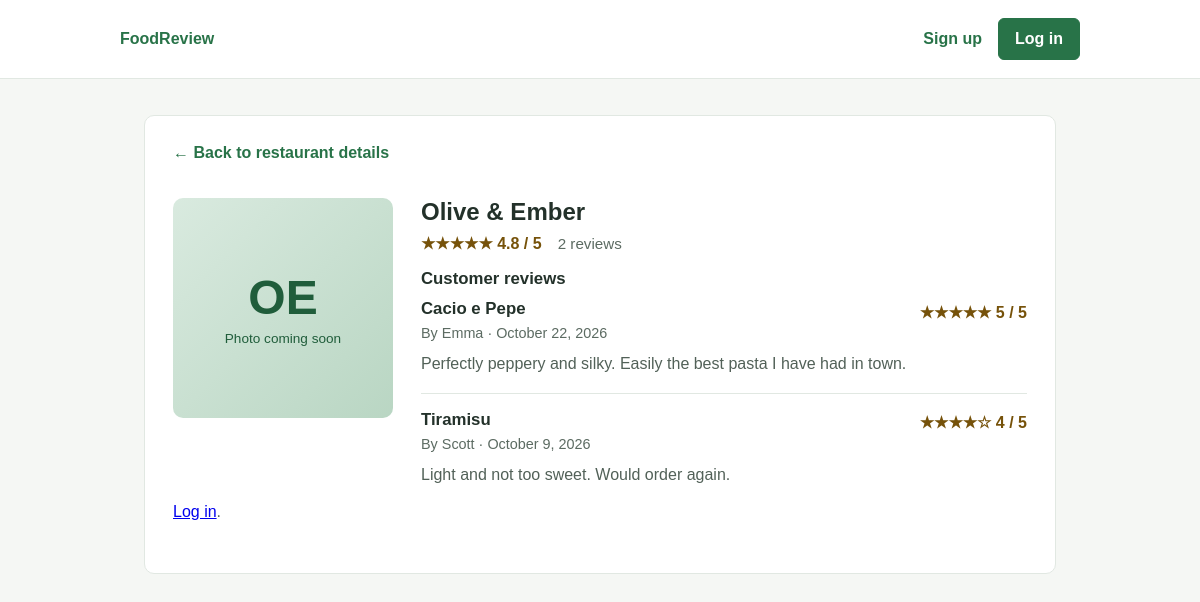
Page /restaurant-reviews.php?restaurant=1 on the committed database.
### tables this page shows
CREATE TABLE restaurants (
    restaurant_id INTEGER PRIMARY KEY,
    owner_user_id INTEGER NOT NULL,
    name VARCHAR(255) NOT NULL,
    cuisine_type VARCHAR(100) NOT NULL,
    price_range VARCHAR(50) NOT NULL CHECK (price_range IN ('$', '$$', '$$$', '$$$$')),
    address VARCHAR(255) NOT NULL,
    city VARCHAR(100) NOT NULL,
    phone VARCHAR(30) NOT NULL,
    avg_rating DECIMAL(3, 2),
    created_at TIMESTAMP NOT NULL DEFAULT CURRENT_TIMESTAMP,
    FOREIGN KEY (owner_user_id) REFERENCES users (user_id)
);

CREATE TABLE review (
    review_id INTEGER PRIMARY KEY,
    user_id INTEGER NOT NULL,
    food_item_id INTEGER NOT NULL,
    rating INTEGER NOT NULL CHECK (rating BETWEEN 1 AND 5),
    comment TEXT,
    created_at TIMESTAMP NOT NULL DEFAULT CURRENT_TIMESTAMP,
    updated_at TIMESTAMP NOT NULL DEFAULT CURRENT_TIMESTAMP,
    FOREIGN KEY (user_id) REFERENCES users (user_id),
    FOREIGN KEY (food_item_id) REFERENCES food_item (food_item_id)
);

CREATE TABLE food_item (
    food_item_id INTEGER PRIMARY KEY,
    restaurant_id INTEGER NOT NULL,
    name VARCHAR(255) NOT NULL,
    description TEXT,
    price DECIMAL(10, 2) NOT NULL,
    category VARCHAR(100) NOT NULL,
    FOREIGN KEY (restaurant_id) REFERENCES restaurants (restaurant_id)
);

CREATE TABLE users (
    user_id INTEGER PRIMARY KEY,
    username VARCHAR(50) NOT NULL UNIQUE,
    first_name VARCHAR(100) NOT NULL,
    last_name VARCHAR(100) NOT NULL,
    email VARCHAR(255) NOT NULL UNIQUE,
    password_hash VARCHAR(255) NOT NULL,
    role VARCHAR(50) NOT NULL CHECK (role IN ('Member', 'Restaurant', 'Admin')),
    created_at TIMESTAMP NOT NULL DEFAULT CURRENT_TIMESTAMP
);

### includes/db.php (called while the page is built, shortened)
<?php
function db(): PDO
{
    static $pdo = null;
    if ($pdo === null) {
        $path = __DIR__ . '/../database/restaurants.db';
        $pdo = new PDO('sqlite:' . $path);
        $pdo->setAttribute(PDO::ATTR_ERRMODE, PDO::ERRMODE_EXCEPTION);
        $pdo->setAttribute(PDO::ATTR_DEFAULT_FETCH_MODE, PDO::FETCH_ASSOC);
        $pdo->exec('PRAGMA foreign_keys = ON');
    }
    return $pdo;
}
function parseId($value): ?int
{
    $id = filter_var($value, FILTER_VALIDATE_INT, ['options' => ['min_range' => 1]]);
    return $id === false ? null : $id;
}

### includes/restaurants.php (called while the page is built, shortened)
<?php
require_once __DIR__ . '/db.php';
function getRestaurant(int $restaurantId): ?array
{
    $statement = db()->prepare(RESTAURANT_SELECT . ' WHERE r.restaurant_id = ?');
    $statement->execute([$restaurantId]);
    return $statement->fetch() ?: null;
}
function ratingStars($rating): string
{
    $fullStars = max(0, min(5, (int) round((float) $rating)));
    return str_repeat('★', $fullStars) . str_repeat('☆', 5 - $fullStars);
}
function formatRating($rating): string
{
    return $rating === null ? 'No ratings yet' : number_format((float) $rating, 1) . ' / 5';
}
function restaurantInitials(string $name): string
{
    $words = array_filter(explode(' ', $name), fn ($word) => ctype_alpha(substr($word, 0, 1)));
    $letters = array_map(fn ($word) => strtoupper(substr($word, 0, 1)), array_slice($words, 0, 2));
    return implode('', $letters);
}

### includes/reviews.php (called while the page is built, shortened)
<?php
require_once __DIR__ . '/db.php';
function getReviewsForRestaurant(int $restaurantId): array
{
    $statement = db()->prepare(REVIEW_SELECT . ' WHERE f.restaurant_id = ? ORDER BY v.created_at DESC');
    $statement->execute([$restaurantId]);
    return $statement->fetchAll();
}
function formatReviewDate(string $timestamp): string
{
    return date('F j, Y', strtotime($timestamp));
}

### includes/auth.php (called while the page is built, shortened)
<?php
require_once __DIR__ . '/db.php';
function currentUser(): ?array
{
    return $_SESSION['user'] ?? null;
}
function isLoggedIn(): bool
{
    return currentUser() !== null;
}
    ?>

### restaurant-reviews.php (the view, shortened to what this page needs)
<?php
require_once 'includes/auth.php';
require_once 'includes/restaurants.php';
require_once 'includes/reviews.php';
$restaurantId = parseId($_GET['restaurant'] ?? null);
$restaurant = $restaurantId === null ? null : getRestaurant($restaurantId);
if ($restaurant === null) {
    http_response_code(404);
    $restaurantReviews = [];
    $foodItems = [];
} else {
    $restaurantReviews = getReviewsForRestaurant($restaurantId);
}
?>
<!DOCTYPE html>
<html lang="en">
<head>
    <link rel="stylesheet" href="css/styles.css">
</head>
<body>
    <?php require_once 'includes/header.php'; ?>
    <main>
        <?php if ($restaurant === null): ?>
            <section class="restaurant-details">
                <h1>Restaurant not found</h1>
                <p class="intro">Choose a restaurant from the list to see its reviews.</p>
                <a class="details-button" href="restaurant-list.php">Back to restaurants</a>
            </section>
        <?php else: ?>
            <article class="restaurant-details">
                <a class="back-link" href="restaurant-details.php?restaurant=<?= $restaurantId ?>">← Back to restaurant details</a>
                <div class="restaurant-layout">
                    <div class="restaurant-image" role="img" aria-label="<?= htmlspecialchars($restaurant['name'], ENT_QUOTES, 'UTF-8') ?> logo placeholder">
                        <span><?= restaurantInitials($restaurant['name']) ?></span>
                        <small>Photo coming soon</small>
                    </div>
                    <div class="restaurant-info">
                        <h1><?= htmlspecialchars($restaurant['name'], ENT_QUOTES, 'UTF-8') ?></h1>
                        <div class="restaurant-stats">
                            <span class="rating" aria-label="Average rating: <?= formatRating($restaurant['rating']) ?>">
                                <?= ratingStars($restaurant['rating']) ?> <?= formatRating($restaurant['rating']) ?>
                            </span>
                            <span class="followers"><?= count($restaurantReviews) ?> review<?= count($restaurantReviews) === 1 ? '' : 's' ?></span>
                        </div>
                        <h2 class="section-label">Customer reviews</h2>
                        <?php if (count($restaurantReviews) === 0): ?>
                            <p class="intro">No reviews yet. Be the first to add one!</p>
                        <?php else: ?>
                            <div class="review-list">
                                <?php foreach ($restaurantReviews as $review): ?>
                                    <article class="review-item">
                                        <div class="review-heading">
                                            <h3><?= htmlspecialchars($review['food_item'], ENT_QUOTES, 'UTF-8') ?></h3>
                                            <span class="rating" aria-label="Rated <?= (int) $review['rating'] ?> out of 5">
                                                <?= ratingStars($review['rating']) ?> <?= (int) $review['rating'] ?> / 5
                                            </span>
                                        </div>
                                        <p class="review-date">
                                            By <?= htmlspecialchars($review['user'], ENT_QUOTES, 'UTF-8') ?> · <?= formatReviewDate($review['created_at']) ?>
                                        </p>
                                        <p class="review-text"><?= htmlspecialchars($review['comment'] ?? '', ENT_QUOTES, 'UTF-8') ?></p>
                                    </article>
                                <?php endforeach; ?>
                            </div>
                        <?php endif; ?>
                    </div>
                </div>
                <?php if (!isLoggedIn()): ?>
                    <p class="intro"><a href="login.php">Log in</a>.</p>
                <?php endif; ?>
            </article>
        <?php endif; ?>
    </main>
</body>
</html>

### css/styles.css (style rules this page uses)
* { box-sizing: border-box; }
body { background: #f5f7f4; color: #23312a; font-family: Arial, sans-serif; margin: 0; }
main { margin: 0 auto; max-width: 960px; padding: 36px 24px; }
h1 { margin: 0 0 8px; }
.intro { color: #5c6b62; margin: 0 0 24px; }
.back-link { color: #287348; display: inline-block; font-weight: 600; margin-bottom: 20px; text-decoration: none; }
.restaurant-stats { align-items: center; display: flex; flex-wrap: wrap; gap: 6px 16px; margin-bottom: 16px; }
.rating { color: #76520a; font-weight: 600; }
.followers { color: #5c6b62; font-size: 0.95rem; }
.restaurant-details { background: #fff; border: 1px solid #e1e8e2; border-radius: 10px; padding: 28px; }
.restaurant-layout { align-items: start; display: grid; gap: 28px; grid-template-columns: 220px 1fr; margin-top: 16px; }
.restaurant-image { align-items: center; aspect-ratio: 1; background: linear-gradient(135deg, #d9eadf, #b9d6c3); border-radius: 10px; color: #205d3b; display: flex; flex-direction: column; gap: 6px; justify-content: center; }
.restaurant-image span { font-size: 3rem; font-weight: 700; }
.restaurant-image small { font-size: 0.85rem; }
.section-label { font-size: 1.05rem; margin: 0 0 10px; }
.review-list { margin: 0; }
.review-item { border-top: 1px solid #e1e8e2; padding: 16px 0; }
.review-item:first-child { border-top: 0; padding-top: 0; }
.review-heading { align-items: center; display: flex; flex-wrap: wrap; gap: 8px 16px; justify-content: space-between; }
.review-item h3 { font-size: 1.05rem; margin: 0 0 6px; }
.review-date { color: #5c6b62; font-size: 0.9rem; margin: 0; }
.review-text { color: #526158; line-height: 1.6; margin: 10px 0 0; }

### rows in the picture
restaurants: name "OE", name "Olive & Ember", avg_rating "★★★★★", avg_rating "4.8 / 5"
review: food_item.name "Cacio e Pepe", rating "★★★★★", rating "5", user.first_name "Emma", created_at "October 22, 2026", comment "Perfectly peppery and silky. Easily the best pasta I have had in town."
review: food_item.name "Tiramisu", rating "★★★★☆", rating "4", user.first_name "Scott", created_at "October 9, 2026", comment "Light and not too sweet. Would order again."

### other values in the picture
count($restaurantReviews) "2"
